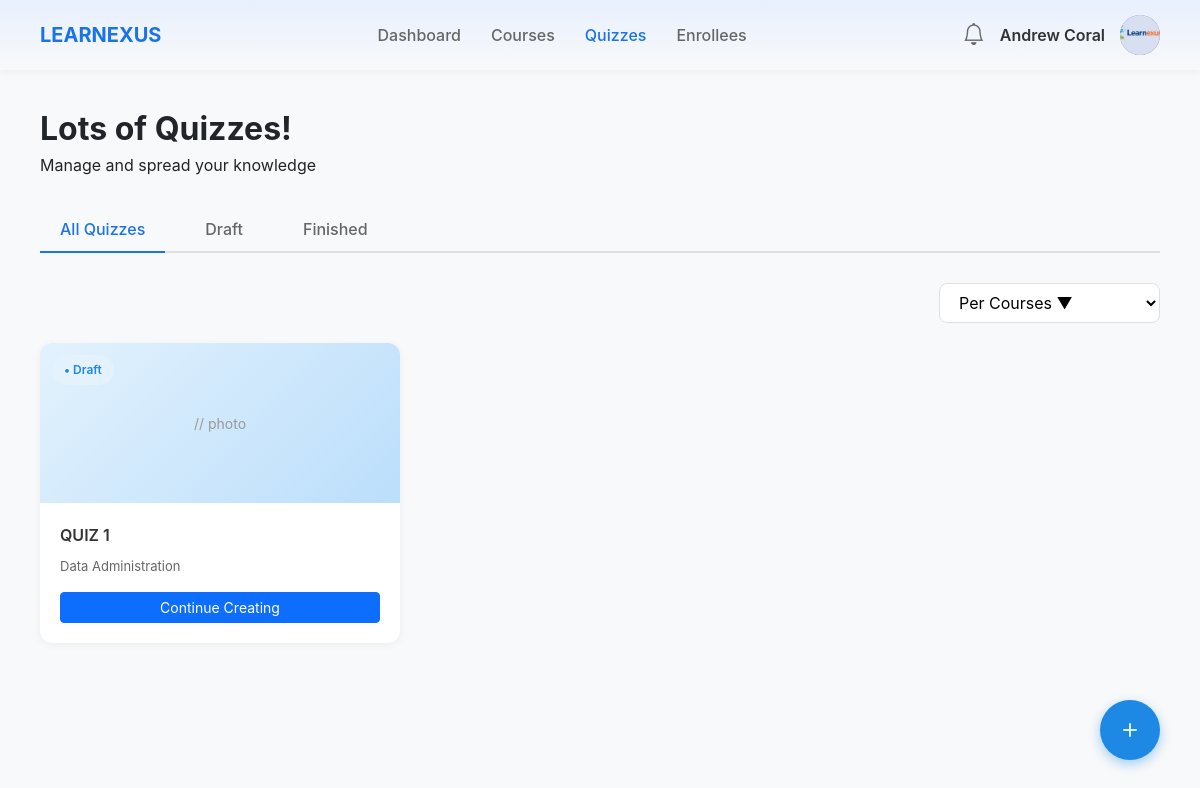
/teacher/quizzes.php (signed in), run on an earlier commit of the app's database.
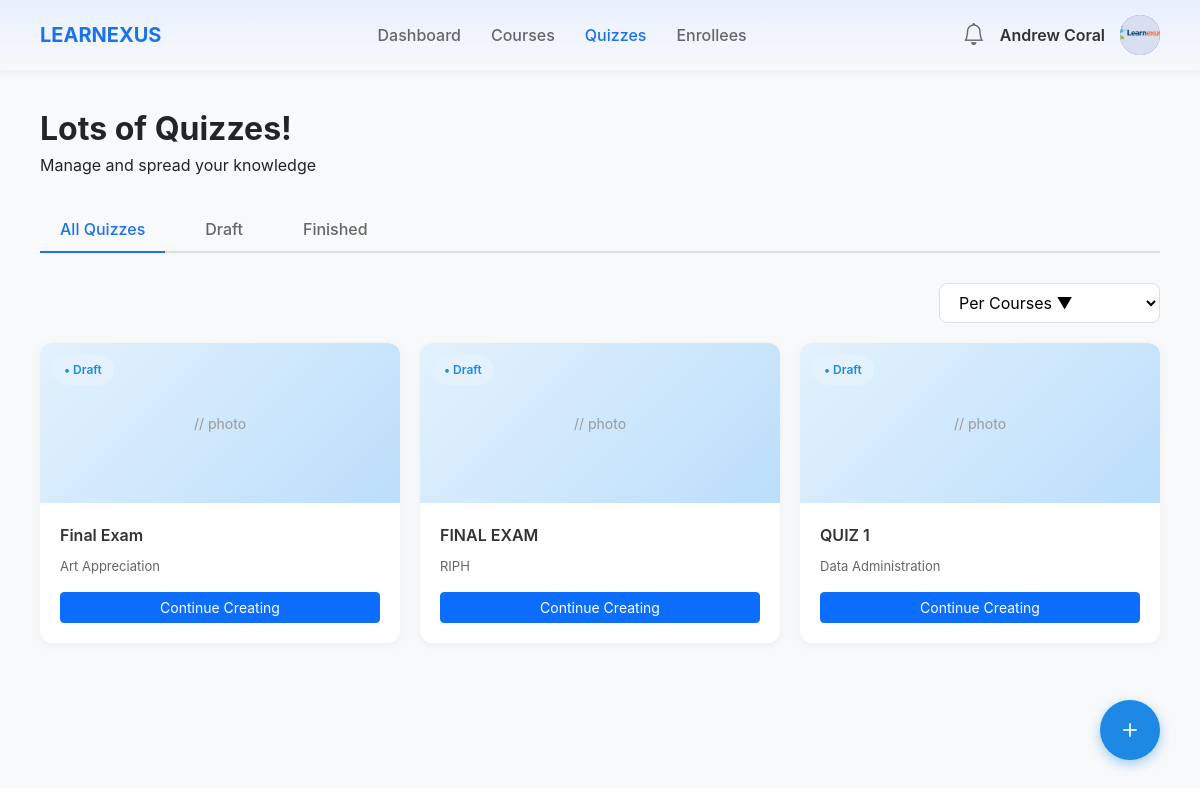
And on a later commit of the database.
### tables this page shows
CREATE TABLE `quizzes` (
  `quizID` int(11) NOT NULL,
  `courseID` int(11) NOT NULL,
  `title` varchar(255) NOT NULL,
  `description` text DEFAULT NULL,
  `allowRetake` tinyint(1) DEFAULT 1,
  `passingScore` int(11) DEFAULT 70,
  `timeLimitMinutes` int(11) DEFAULT NULL,
  `createdAt` timestamp NOT NULL DEFAULT current_timestamp()
);

CREATE TABLE `courses` (
  `courseID` int(11) NOT NULL,
  `teacherID` int(11) NOT NULL,
  `title` varchar(255) NOT NULL,
  `description` text DEFAULT NULL,
  `price` decimal(10,2) DEFAULT 0.00,
  `category` varchar(100) DEFAULT NULL,
  `status` enum('draft','published','archived') DEFAULT 'draft',
  `passingScore` int(11) DEFAULT 70,
  `createdAt` timestamp NOT NULL DEFAULT current_timestamp()
);

### teacher/quizzes.php (the view, shortened to what this page needs)
<?php
require_once '../database/db_connect.php';
$teacherID = $_SESSION['user_id'];
$stmt = $conn->prepare("SELECT * FROM users WHERE userID = ?");
$stmt->execute([$teacherID]);
$user = $stmt->fetch();
$stmt = $conn->prepare("
    SELECT q.*, c.title as courseTitle,
           (SELECT COUNT(*) FROM questions WHERE quizID = q.quizID) as questionCount
    FROM quizzes q
    JOIN courses c ON q.courseID = c.courseID
    WHERE c.teacherID = ?
    ORDER BY q.createdAt DESC
");
$stmt->execute([$teacherID]);
$quizzes = $stmt->fetchAll();
?>
<!DOCTYPE html>
<html lang="en">
<head>
    <link href="https://cdn.jsdelivr.net/npm/bootstrap@5.3.3/dist/css/bootstrap.min.css" rel="stylesheet">
    <link rel="stylesheet" href="https://cdn.jsdelivr.net/npm/bootstrap-icons@1.11.1/font/bootstrap-icons.css">
</head>
<body>
    <div class="top-nav">
         <a href="dashboard.php" class="brand text-decoration-none">
    LEARNEXUS
</a>
        <div class="nav-menu">
            <a href="dashboard.php" class="nav-link">Dashboard</a>
            <a href="courses.php" class="nav-link">Courses</a>
            <a href="quizzes.php" class="nav-link active">Quizzes</a>
            <a href="enrollees.php" class="nav-link">Enrollees</a>
        </div>
        <div class="user-section">
    <i class="bi bi-bell" style="font-size: 22px; color: #666; cursor: pointer;"></i>
    <a href="settings.php" style="font-weight: 600; color: #333; text-decoration: none;">
        <?php echo htmlspecialchars($_SESSION['first_name'] . ' ' . $_SESSION['last_name']); ?>
    </a>
    <a href="settings.php" style="display: inline-block; text-decoration: none;">
        <div class="user-avatar">
            <?php if (!empty($user['avatar']) && file_exists($user['avatar'])): ?>
                <img src="<?php echo htmlspecialchars($user['avatar']); ?>" alt="Avatar">
            <?php else: ?>
                <?php echo strtoupper(substr($_SESSION['first_name'], 0, 1)); ?>
            <?php endif; ?>
        </div>
    </a>
</div>
    </div>
    <div class="container-main">
        <div class="page-header">
            <h1>Lots of Quizzes!</h1>
            <p>Manage and spread your knowledge</p>
        </div>
        <div class="tabs">
            <div class="tab active" data-tab="all">All Quizzes</div>
            <div class="tab" data-tab="draft">Draft</div>
            <div class="tab" data-tab="finished">Finished</div>
        </div>
        <div class="filter-section">
            <div class="course-filter">
                <select class="filter-dropdown" id="courseFilter">
                    <option value="">Per Courses ▼</option>
                </select>
            </div>
        </div>
        <div class="quiz-grid">
            <?php if (count($quizzes) > 0): ?>
                <?php foreach ($quizzes as $quiz): ?>
                    <div class="quiz-card" data-course="<?php echo $quiz['courseID']; ?>" data-status="<?php echo $quiz['questionCount'] > 0 ? 'finished' : 'draft'; ?>">
                        <div class="quiz-image">
                            <span class="status-badge <?php echo $quiz['questionCount'] > 0 ? 'finished' : ''; ?>">
                                • <?php echo $quiz['questionCount'] > 0 ? 'Finished' : 'Draft'; ?>
                            </span>
                            // photo
                        </div>
                        <div class="quiz-body">
                            <div class="quiz-title"><?php echo htmlspecialchars($quiz['title']); ?></div>
                            <div style="font-size: 13px; color: #666; margin-bottom: 15px;">
                                <?php echo htmlspecialchars($quiz['courseTitle']); ?>
                            </div>
                            <button class="btn btn-primary btn-sm w-100"
                                    onclick="window.location.href='edit_quiz.php?id=<?php echo $quiz['quizID']; ?>'">
                                <?php echo $quiz['questionCount'] > 0 ? 'Edit Quiz' : 'Continue Creating'; ?>
                            </button>
                        </div>
                    </div>
                <?php endforeach; ?>
            <?php endif; ?>
        </div>
    </div>
    <button class="add-quiz-btn" onclick="window.location.href='create_quiz.php'">
        <i class="bi bi-plus"></i>
    </button>
</body>
</html>

What changed in the data, as far as the page shows it:
added quizzes: title "Final Exam", courseID.title "Art Appreciation"
added quizzes: title "FINAL EXAM", courseID.title "RIPH"
